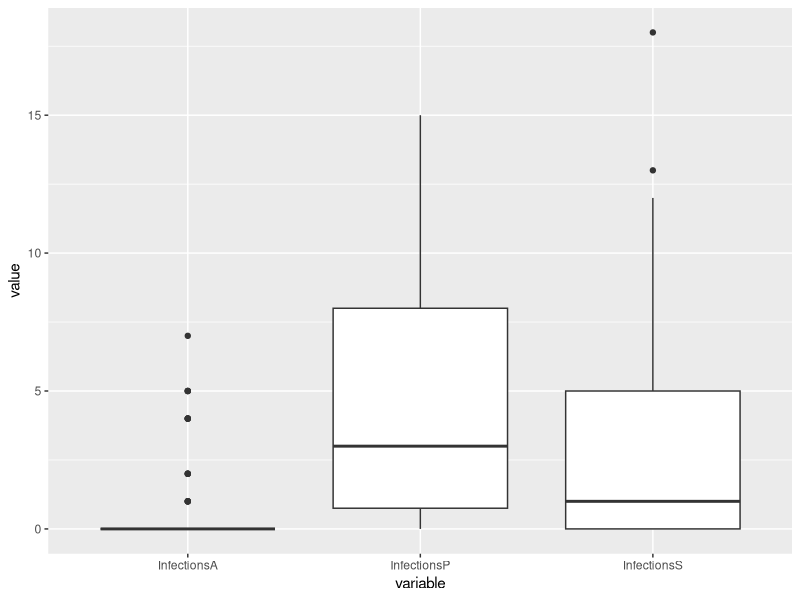

Write R code to recreate this figure.
options(max.print=1000000)

Asymptomatic_SAR_H <- 0.04
Asymptomatic_SAR_NN <- 0.008
Asymptomatic_SAR_NP<- 0.002 
Presymptomatic_SAR_H<- 0.061
Presymptomatic_SAR_NN <- 0.046
Presymptomatic_SAR_NP<- 0.0115
Symptomatic_SAR_H <- 0.1745
Symptomatic_SAR_NN <- 0.0520
Symptomatic_SAR_NP<- 0.0177

#Input the SARs
Student_ID <- 1
d = Student_ID

repeat{
  gender <- rbinom(1,1,480/838)
  Asymptomatic_or_presymptomatic <- if(gender == 1){rbinom(1,1,3/11)}else{
    rbinom(1,1,2/9)
    
  }
  #Determine Student Gender and Initial Symptom Status
  
  Date_of_Test <- sample(0:7,1)
  False_Negativity_Rate <- if (Date_of_Test == 0){
    1
  }else{if(Date_of_Test == 1){
    1
  }else{if(Date_of_Test == 2){
    runif(1,min = 0.96,max = 1)
  }else{if(Date_of_Test ==3){
    runif (1, min = 0.588,max = 0.999)
  }else{if(Date_of_Test == 4){
    runif (1, min = 0.296, max = 0.941)
  }else{if(Date_of_Test == 5){
    runif (1, min = 0.184,max = 0.646)
  }else{if(Date_of_Test == 6){
    runif(1, min = 0.14,max = 0.399)
  }else{if(Date_of_Test == 7){
    runif(1,min = 0.125,max = 0.310)
    
  }}}}}}}}
  
  Test_False_Negative <- rbinom (1,1,False_Negativity_Rate)
  Symptom_onset <- sample(3:6,1)
  
  #If()else{}loop and runif() to determine if student test false-negative
  
  if(Test_False_Negative == 0 & Asymptomatic_or_presymptomatic == 1){
    Removal_Date_of_Asymptomatic<- Date_of_Test;Removal_Date_of_Presymptomatic <- 0;Removal_Date_of_Symptomatic <- 0
  }else{if(Test_False_Negative == 1 & Asymptomatic_or_presymptomatic == 1){
    Removal_Date_of_Asymptomatic <- Date_of_Test+7;Removal_Date_of_Presymptomatic <- 0; Removal_Date_of_Symptomatic <- 0
  }else{if(Symptom_onset <= Date_of_Test & Asymptomatic_or_presymptomatic ==0 ){
    Removal_Date_of_Asymptomatic <- 0;Removal_Date_of_Presymptomatic <- Symptom_onset;Removal_Date_of_Symptomatic <- sample (0:4,1)
  }else{if(Symptom_onset > Date_of_Test & Asymptomatic_or_presymptomatic == 0 & Test_False_Negative == 0){
    Removal_Date_of_Asymptomatic<- 0;Removal_Date_of_Presymptomatic <- Date_of_Test;Removal_Date_of_Symptomatic <- 0
  }else{if(Symptom_onset > Date_of_Test & Asymptomatic_or_presymptomatic == 0 & Test_False_Negative == 1){
    Removal_Date_of_Asymptomatic <- 0;Removal_Date_of_Presymptomatic <- Symptom_onset;Removal_Date_of_Symptomatic <- sample (0:4,1)
  }}
  }}
  }
  
  DaysA <- 0
  InfectionsA <- 0 
  #If()else{}loop to determine the Removal Date of Asymptomatic and Presymptomatic status and Removal Date of Symptomatic Status
  
  if(Removal_Date_of_Asymptomatic == 0){InfectionsA<- 0}else{repeat {
    
    #Define initial infection and days to be 0 for repeat()loop break condition
    
    AContact_Number_M_H <- sample(0:2,1)
    AContact_Number_M_NN <- sample(5:40,1)
    AContact_Number_M_NP <- sample(8:118,1)
    AContact_Number_G_H <- sample(1:3,1)
    AContact_Number_G_NN<- sample (3:14,1)
    AContact_Number_G_NP <- sample(8:34,1)
    #Input Contact Numbers as vectors inside the repeat()loop since they are to be randomized by day
    
    if (gender == 1){
      AContactNumberH <- AContact_Number_M_H;AContactNumberNN<- AContact_Number_M_NN;AContactNumberNP <- AContact_Number_M_NP
    }else{if(gender == 0){
      AContactNumberH <- AContact_Number_G_H;AContactNumberNN<- AContact_Number_G_NN;AContactNumberNP <- AContact_Number_G_NP }
    }
    #If()else{} loop to determine Student's Contact Numbers in vectors based on gender
    
    Asymptomatic_Infections<- sum(rbinom(AContactNumberH,1,Asymptomatic_SAR_H))+sum(rbinom(AContactNumberNN,1,Asymptomatic_SAR_NN))+sum(rbinom(AContactNumberNP,1,Asymptomatic_SAR_NP))
    
    InfectionsA <- InfectionsA+Asymptomatic_Infections
    
    DaysA <- DaysA+1
    if(DaysA == Removal_Date_of_Asymptomatic){break}
  }}
  
  DaysP<- 0
  InfectionsP<- 0
  
  if(Removal_Date_of_Presymptomatic == 0){InfectionsP <- 0}else{repeat{
    
    PContact_Number_M_H <- sample(0:2,1)
    PContact_Number_M_NN <- sample(5:40,1)
    PContact_Number_M_NP <- sample(8:118,1)
    PContact_Number_G_H <- sample(1:3,1)
    PContact_Number_G_NN<- sample (3:14,1)
    PContact_Number_G_NP <- sample(8:34,1)
    #Input Contact Numbers as vectors inside the repeat()loop since they are to be randomized by day
    
    if (gender == 1){
      PContactNumberH <- PContact_Number_M_H;PContactNumberNN<- PContact_Number_M_NN;PContactNumberNP <- PContact_Number_M_NP
    }else{if(gender == 0){
      PContactNumberH <- PContact_Number_G_H;PContactNumberNN<- PContact_Number_G_NN;PContactNumberNP <- PContact_Number_G_NP }
    }
    Presymptomatic_Infections<- sum(rbinom(PContactNumberH,1,Presymptomatic_SAR_H))+sum(rbinom(PContactNumberNN, 1, Presymptomatic_SAR_NN))+sum(rbinom(PContactNumberNP,1,Presymptomatic_SAR_NP))
    
    InfectionsP<- InfectionsP+Presymptomatic_Infections
    
    DaysP<- DaysP+1
    if(DaysP == Removal_Date_of_Presymptomatic){break}
  }}
  
  DaysS<- 0
  InfectionsS<- 0
  
  if(Removal_Date_of_Symptomatic == 0){InfectionsS <- 0}else{repeat{
    
    SContact_Number_M_H <- sample(0:2,1)
    SContact_Number_M_NN <- sample(5:40,1)
    SContact_Number_M_NP <- sample(8:118,1)
    SContact_Number_G_H <- sample(1:3,1)
    SContact_Number_G_NN<- sample (3:14,1)
    SContact_Number_G_NP <- sample(8:34,1)
    #Input Contact Numbers as vectors inside the repeat()loop since they are to be randomized by day
    
    if (gender == 1){
      SContactNumberH <- SContact_Number_M_H;SContactNumberNN<- SContact_Number_M_NN;SContactNumberNP <- SContact_Number_M_NP
    }else{if(gender == 0){
      SContactNumberH <- SContact_Number_G_H;SContactNumberNN<- SContact_Number_G_NN;SContactNumberNP <- SContact_Number_G_NP }
    }
    Symptomatic_Infections<- sum(rbinom(SContactNumberH,1,Symptomatic_SAR_H))+sum(rbinom(SContactNumberNN, 1, Symptomatic_SAR_NN))+sum(rbinom(SContactNumberNP,1,Symptomatic_SAR_NP))
    
    InfectionsS<- InfectionsS+Symptomatic_Infections
    
    DaysS<- DaysS+1
    if(DaysS == Removal_Date_of_Symptomatic){break}
  }}
  
  
  Infections <- InfectionsA+InfectionsP+InfectionsS
  
  Student_ID <- Student_ID+1
  
  d = rbind(d,data.frame(InfectionsA, InfectionsP, InfectionsS)) #Input each individual trial's outcome into data frame
  
  
  if(Student_ID == 100){break}
}

print(d)

library(ggplot2)
library(reshape2)

meltedtable<- melt(d)

meltedtable

boxplot<- ggplot(meltedtable,aes(x=variable,y=value))+geom_boxplot()

boxplot